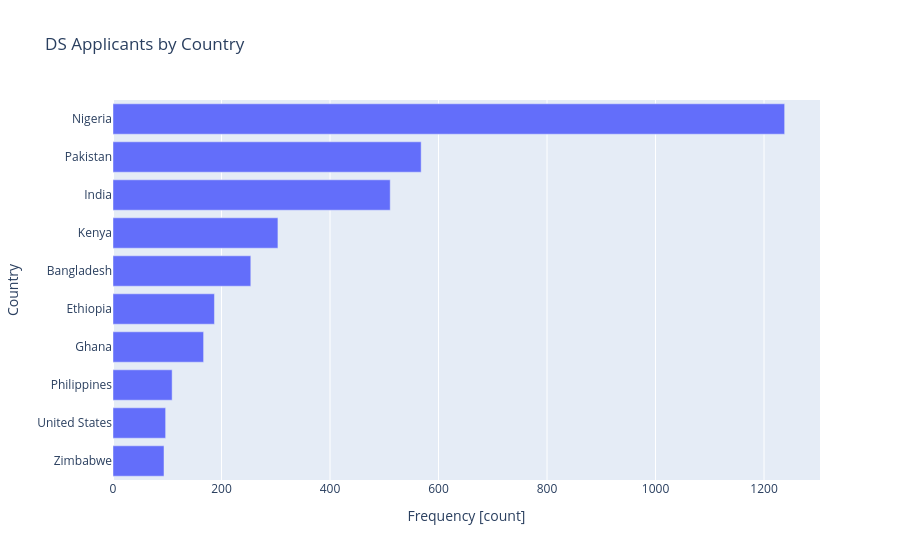

Notebook cell for this chart:
### Markdown cell above
4. Grafik batang 10 negara dengan pelamar terbanyak (jumlah)

### Code cell
fig = px.bar(
    data_frame=df_nationality.tail(10), # last 10 rows
    x="count",
    y="country_name",
    orientation="h",
    title="DS Applicants by Country",
)
fig.update_layout(
    xaxis_title="Frequency [count]",
    yaxis_title="Country"
)
fig.show()

### Figure 1 — Plotly figure (JSON) as saved in the notebook; plotly's stock layout.template omitted (floating-point values rounded to 4 significant figures)
{"data": [{"hovertemplate": "count=%{x}<br>country_name=%{y}<extra></extra>", "legendgroup": "", "marker": {"color": "#636efa", "pattern": {"shape": ""}}, "name": "", "orientation": "h", "showlegend": false, "textposition": "auto", "type": "bar", "x": [94, 97, 109, 167, 187, 254, 304, 511, 568, 1238], "xaxis": "x", "y": ["Zimbabwe", "United States", "Philippines", "Ghana", "Ethiopia", "Bangladesh", "Kenya", "India", "Pakistan", "Nigeria"], "yaxis": "y"}], "layout": {"barmode": "relative", "legend": {"tracegroupgap": 0}, "title": {"text": "DS Applicants by Country"}, "xaxis": {"anchor": "y", "domain": [0, 1], "title": {"text": "Frequency [count]"}}, "yaxis": {"anchor": "x", "domain": [0, 1], "title": {"text": "Country"}}}}
